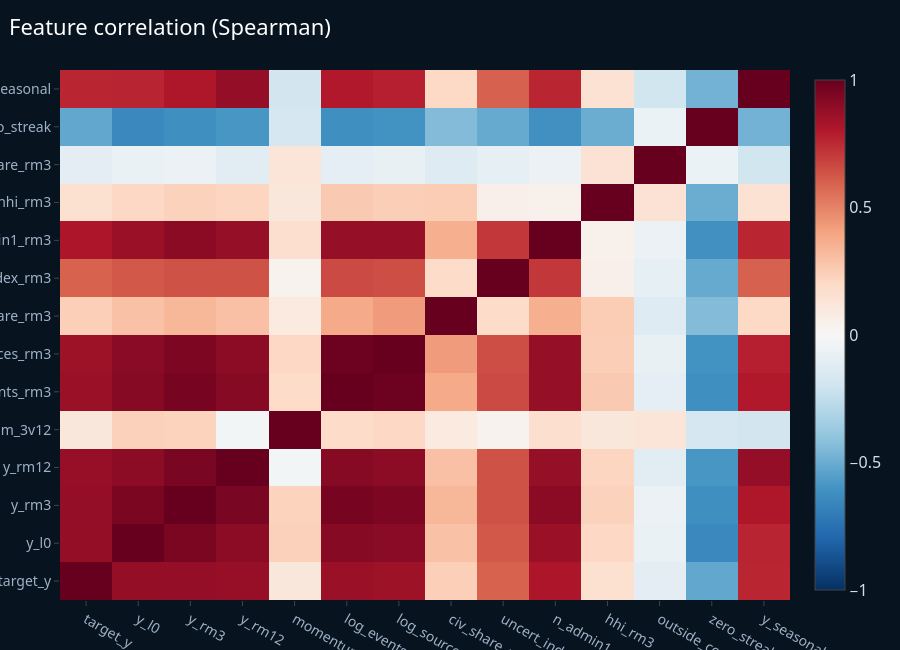

The cell this chart's notebook holds for it:
### Code cell
import plotly.graph_objects as go
c = sup[num].corr(method="spearman")
go.Figure(go.Heatmap(z=c.values, x=c.columns, y=c.index, zmid=0, colorscale="RdBu_r")).update_layout(
    title="Feature correlation (Spearman)", height=650)

### Figure 1 — Plotly figure (JSON) as saved in the notebook; plotly's stock layout.template omitted (floating-point values rounded to 4 significant figures; data arrays with more than 128 entries replaced by an {"elided": "..."} marker saying what was removed)
{"data": [{"colorscale": [[0.0, "rgb(5,48,97)"], [0.1, "rgb(33,102,172)"], [0.2, "rgb(67,147,195)"], [0.3, "rgb(146,197,222)"], [0.4, "rgb(209,229,240)"], [0.5, "rgb(247,247,247)"], [0.6, "rgb(253,219,199)"], [0.7, "rgb(244,165,130)"], [0.8, "rgb(214,96,77)"], [0.9, "rgb(178,24,43)"], [1.0, "rgb(103,0,31)"]], "type": "heatmap", "x": ["target_y", "y_l0", "y_rm3", "y_rm12", "momentum_3v12", "log_events_rm3", "log_sources_rm3", "civ_share_rm3", "uncert_index_rm3", "n_admin1_rm3", "hhi_rm3", "outside_core_share_rm3", "zero_streak", "y_seasonal"], "y": ["target_y", "y_l0", "y_rm3", "y_rm12", "momentum_3v12", "log_events_rm3", "log_sources_rm3", "civ_share_rm3", "uncert_index_rm3", "n_admin1_rm3", "hhi_rm3", "outside_core_share_rm3", "zero_streak", "y_seasonal"], "z": {"elided": "14x14 float values"}, "zmid": 0}], "layout": {"height": 650, "title": {"text": "Feature correlation (Spearman)"}}}
